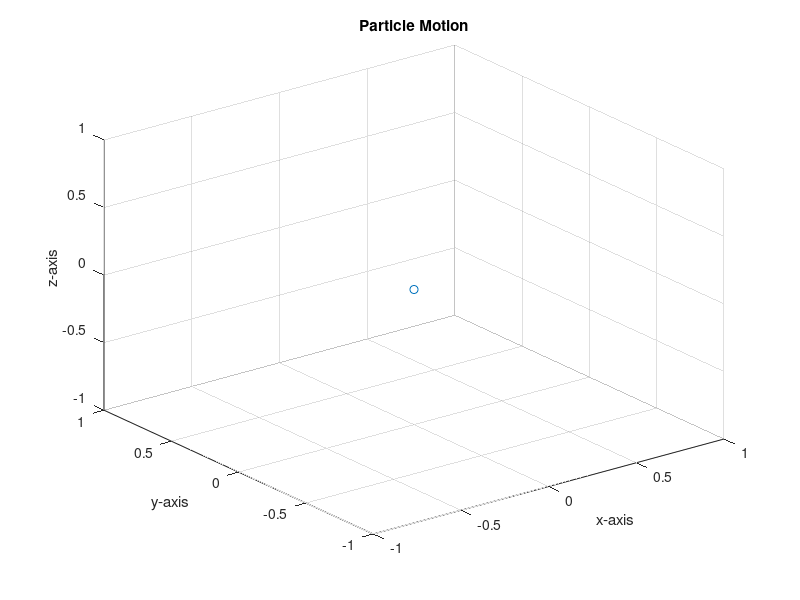

Here is the MATLAB script that generated this plot:
function h = initial_state(x,y,z,B)

if nargin == 0
    x = 0;
    y = 0;
    z = 0;
    B = [-1 -1 -1; 1 1 1];
    h = plot3(x,y,z,'o');
    set(gca,'xlim',B(:,1),'ylim',B(:,2),'zlim',B(:,3))
    grid on
    xlabel('x-axis')
    ylabel('y-axis')
    zlabel('z-axis')
    title('Particle Motion')
else
    h = plot3(x,y,z,'o-','MarkerSize',2,'Color','0 0 0');
    set(gca,'xlim',B(:,1),'ylim',B(:,2),'zlim',B(:,3))
    grid on
    xlabel('x-axis')
    ylabel('y-axis')
    zlabel('z-axis')
    title('Particle Motion')
end
% view(45,35)